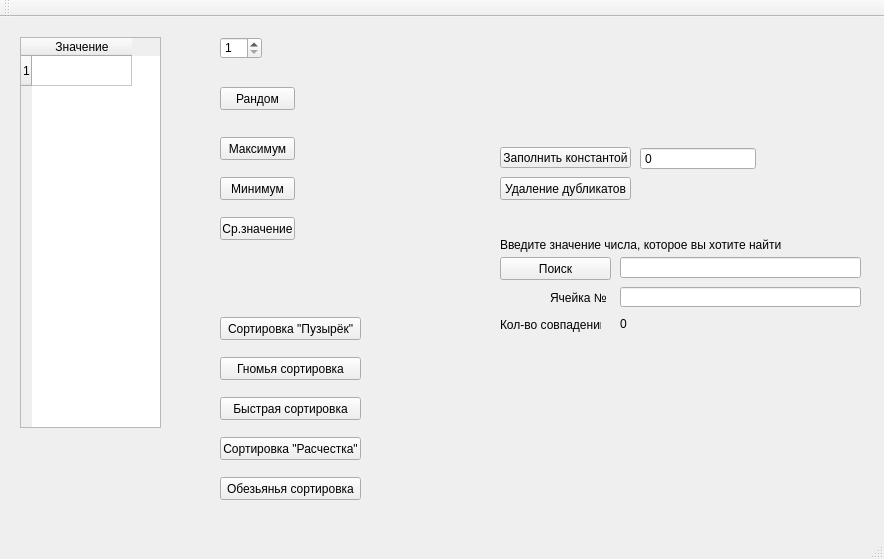
<?xml version="1.0" encoding="UTF-8"?>
<ui version="4.0">
 <class>MainWindow</class>
 <widget class="QMainWindow" name="MainWindow">
  <property name="geometry">
   <rect>
    <x>0</x>
    <y>0</y>
    <width>884</width>
    <height>559</height>
   </rect>
  </property>
  <property name="windowTitle">
   <string>MainWindow</string>
  </property>
  <widget class="QWidget" name="centralWidget">
   <widget class="QTableWidget" name="tableWidget">
    <property name="geometry">
     <rect>
      <x>20</x>
      <y>20</y>
      <width>141</width>
      <height>391</height>
     </rect>
    </property>
    <property name="rowCount">
     <number>1</number>
    </property>
    <row/>
    <column>
     <property name="text">
      <string>Значение</string>
     </property>
    </column>
   </widget>
   <widget class="QSpinBox" name="spinBox">
    <property name="geometry">
     <rect>
      <x>220</x>
      <y>20</y>
      <width>42</width>
      <height>22</height>
     </rect>
    </property>
    <property name="minimum">
     <number>1</number>
    </property>
   </widget>
   <widget class="QPushButton" name="pushButton_rand">
    <property name="geometry">
     <rect>
      <x>220</x>
      <y>70</y>
      <width>75</width>
      <height>23</height>
     </rect>
    </property>
    <property name="text">
     <string>Рандом</string>
    </property>
   </widget>
   <widget class="QPushButton" name="pushButton_max">
    <property name="geometry">
     <rect>
      <x>220</x>
      <y>120</y>
      <width>75</width>
      <height>23</height>
     </rect>
    </property>
    <property name="text">
     <string>Максимум</string>
    </property>
   </widget>
   <widget class="QPushButton" name="pushButton_min">
    <property name="geometry">
     <rect>
      <x>220</x>
      <y>160</y>
      <width>75</width>
      <height>23</height>
     </rect>
    </property>
    <property name="text">
     <string>Минимум</string>
    </property>
   </widget>
   <widget class="QLabel" name="label_max">
    <property name="geometry">
     <rect>
      <x>320</x>
      <y>120</y>
      <width>121</width>
      <height>21</height>
     </rect>
    </property>
    <property name="text">
     <string/>
    </property>
   </widget>
   <widget class="QLabel" name="label_min">
    <property name="geometry">
     <rect>
      <x>320</x>
      <y>160</y>
      <width>121</width>
      <height>21</height>
     </rect>
    </property>
    <property name="text">
     <string/>
    </property>
   </widget>
   <widget class="QPushButton" name="pushButton_sz">
    <property name="geometry">
     <rect>
      <x>220</x>
      <y>200</y>
      <width>75</width>
      <height>23</height>
     </rect>
    </property>
    <property name="text">
     <string>Ср.значение</string>
    </property>
   </widget>
   <widget class="QLabel" name="label_sz">
    <property name="geometry">
     <rect>
      <x>320</x>
      <y>200</y>
      <width>121</width>
      <height>21</height>
     </rect>
    </property>
    <property name="text">
     <string/>
    </property>
   </widget>
   <widget class="QPushButton" name="pushButton_puz">
    <property name="geometry">
     <rect>
      <x>220</x>
      <y>300</y>
      <width>141</width>
      <height>23</height>
     </rect>
    </property>
    <property name="text">
     <string>Сортировка &quot;Пузырёк&quot;</string>
    </property>
   </widget>
   <widget class="QPushButton" name="pushButton_gnom">
    <property name="geometry">
     <rect>
      <x>220</x>
      <y>340</y>
      <width>141</width>
      <height>23</height>
     </rect>
    </property>
    <property name="text">
     <string>Гномья сортировка</string>
    </property>
   </widget>
   <widget class="QPushButton" name="pushButton_fast">
    <property name="geometry">
     <rect>
      <x>220</x>
      <y>380</y>
      <width>141</width>
      <height>23</height>
     </rect>
    </property>
    <property name="text">
     <string>Быстрая сортировка</string>
    </property>
   </widget>
   <widget class="QLabel" name="label_puz">
    <property name="geometry">
     <rect>
      <x>370</x>
      <y>300</y>
      <width>121</width>
      <height>21</height>
     </rect>
    </property>
    <property name="text">
     <string/>
    </property>
   </widget>
   <widget class="QLabel" name="label_gnom">
    <property name="geometry">
     <rect>
      <x>380</x>
      <y>340</y>
      <width>101</width>
      <height>21</height>
     </rect>
    </property>
    <property name="text">
     <string/>
    </property>
   </widget>
   <widget class="QLabel" name="label_fast">
    <property name="geometry">
     <rect>
      <x>380</x>
      <y>382</y>
      <width>101</width>
      <height>21</height>
     </rect>
    </property>
    <property name="text">
     <string/>
    </property>
   </widget>
   <widget class="QPushButton" name="pushButton_comb">
    <property name="geometry">
     <rect>
      <x>220</x>
      <y>420</y>
      <width>141</width>
      <height>23</height>
     </rect>
    </property>
    <property name="text">
     <string>Сортировка &quot;Расчестка&quot;</string>
    </property>
   </widget>
   <widget class="QLabel" name="label_comb">
    <property name="geometry">
     <rect>
      <x>380</x>
      <y>420</y>
      <width>101</width>
      <height>21</height>
     </rect>
    </property>
    <property name="text">
     <string/>
    </property>
   </widget>
   <widget class="QPushButton" name="pushButton_monkey">
    <property name="geometry">
     <rect>
      <x>220</x>
      <y>460</y>
      <width>141</width>
      <height>23</height>
     </rect>
    </property>
    <property name="text">
     <string>Обезьянья сортировка</string>
    </property>
   </widget>
   <widget class="QLabel" name="label_monkey">
    <property name="geometry">
     <rect>
      <x>380</x>
      <y>460</y>
      <width>121</width>
      <height>21</height>
     </rect>
    </property>
    <property name="text">
     <string/>
    </property>
   </widget>
   <widget class="QPushButton" name="pushButton_duble">
    <property name="geometry">
     <rect>
      <x>500</x>
      <y>160</y>
      <width>131</width>
      <height>23</height>
     </rect>
    </property>
    <property name="text">
     <string>Удаление дубликатов</string>
    </property>
   </widget>
   <widget class="QLabel" name="label_dubl">
    <property name="geometry">
     <rect>
      <x>640</x>
      <y>140</y>
      <width>151</width>
      <height>61</height>
     </rect>
    </property>
    <property name="text">
     <string/>
    </property>
   </widget>
   <widget class="QLineEdit" name="lineEdit_search">
    <property name="geometry">
     <rect>
      <x>620</x>
      <y>240</y>
      <width>241</width>
      <height>21</height>
     </rect>
    </property>
   </widget>
   <widget class="QPushButton" name="pushButton_search">
    <property name="geometry">
     <rect>
      <x>500</x>
      <y>240</y>
      <width>111</width>
      <height>23</height>
     </rect>
    </property>
    <property name="text">
     <string>Поиск</string>
    </property>
   </widget>
   <widget class="QLabel" name="label_search">
    <property name="geometry">
     <rect>
      <x>500</x>
      <y>220</y>
      <width>321</width>
      <height>16</height>
     </rect>
    </property>
    <property name="text">
     <string>Введите значение числа, которое вы хотите найти</string>
    </property>
   </widget>
   <widget class="QLineEdit" name="lineEdit_res">
    <property name="geometry">
     <rect>
      <x>620</x>
      <y>270</y>
      <width>241</width>
      <height>20</height>
     </rect>
    </property>
   </widget>
   <widget class="QLabel" name="label_res">
    <property name="geometry">
     <rect>
      <x>550</x>
      <y>270</y>
      <width>61</width>
      <height>21</height>
     </rect>
    </property>
    <property name="text">
     <string>Ячейка №</string>
    </property>
   </widget>
   <widget class="QLabel" name="label">
    <property name="geometry">
     <rect>
      <x>500</x>
      <y>300</y>
      <width>101</width>
      <height>16</height>
     </rect>
    </property>
    <property name="text">
     <string>Кол-во совпадений</string>
    </property>
   </widget>
   <widget class="QLabel" name="label_count">
    <property name="geometry">
     <rect>
      <x>620</x>
      <y>300</y>
      <width>47</width>
      <height>13</height>
     </rect>
    </property>
    <property name="text">
     <string>0</string>
    </property>
   </widget>
   <widget class="QSpinBox" name="spinBox_const">
    <property name="geometry">
     <rect>
      <x>640</x>
      <y>130</y>
      <width>116</width>
      <height>23</height>
     </rect>
    </property>
    <property name="buttonSymbols">
     <enum>QAbstractSpinBox::NoButtons</enum>
    </property>
    <property name="minimum">
     <number>-999999</number>
    </property>
    <property name="maximum">
     <number>999999</number>
    </property>
   </widget>
   <widget class="QPushButton" name="pushButton_const">
    <property name="geometry">
     <rect>
      <x>500</x>
      <y>130</y>
      <width>131</width>
      <height>21</height>
     </rect>
    </property>
    <property name="text">
     <string>Заполнить константой</string>
    </property>
   </widget>
  </widget>
  <widget class="QMenuBar" name="menuBar">
   <property name="geometry">
    <rect>
     <x>0</x>
     <y>0</y>
     <width>884</width>
     <height>20</height>
    </rect>
   </property>
  </widget>
  <widget class="QToolBar" name="mainToolBar">
   <attribute name="toolBarArea">
    <enum>TopToolBarArea</enum>
   </attribute>
   <attribute name="toolBarBreak">
    <bool>false</bool>
   </attribute>
  </widget>
  <widget class="QStatusBar" name="statusBar"/>
 </widget>
 <layoutdefault spacing="6" margin="11"/>
 <resources/>
 <connections/>
</ui>
